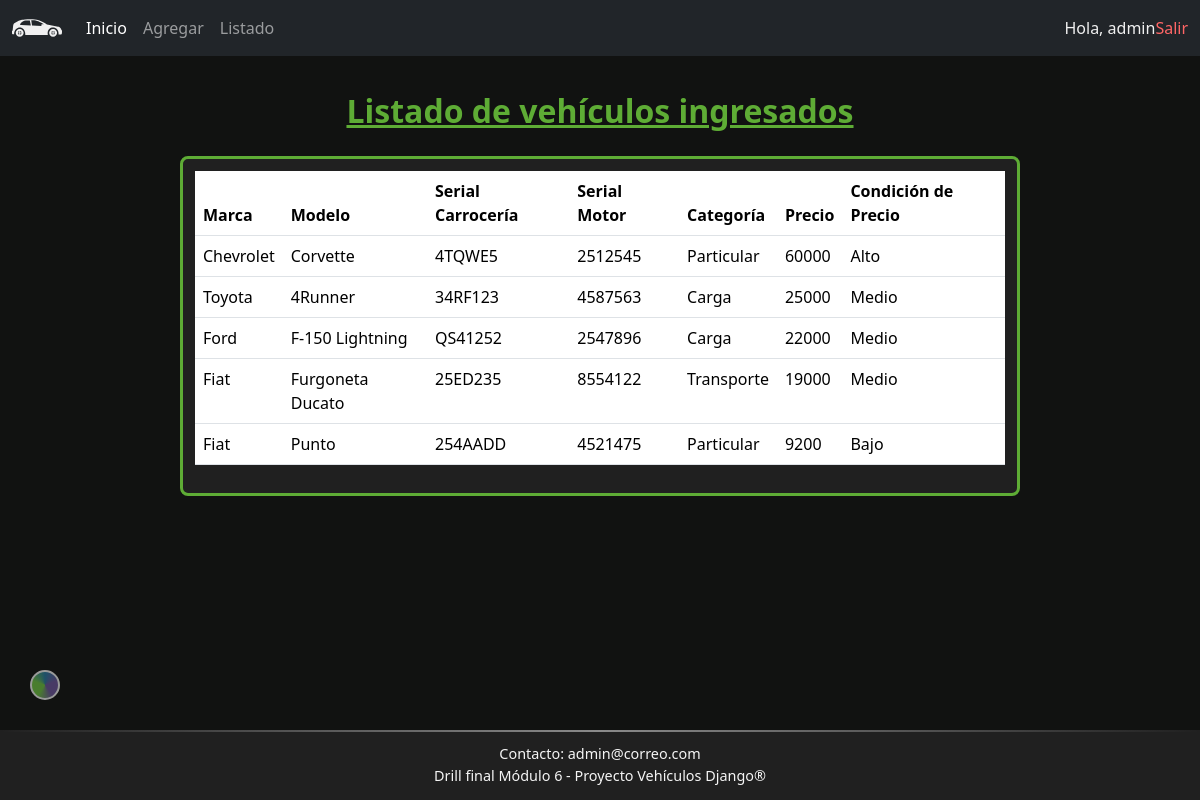
The page /vehiculo/list/ (signed in) on the database its author committed.
### vehiculo/models.py (models this page shows, shortened)
class VehiculoModel(models.Model):
    opMarca  = (
        ('Chevrolet', 'Chevrolet'),
        ('Fiat','Fiat'),
        ('Ford', 'Ford'),
        ('Toyota', 'Toyota'),
    )
    opCategoria = (
        ('Particular', 'Particular'),
        ('Transporte', 'Transporte'),
        ('Carga', 'Carga'),
    )
    marca = models.CharField(max_length=20, choices=opMarca)
    modelo = models.CharField(max_length=100)
    serial_carroceria = models.CharField(max_length=50)
    serial_motor = models.CharField(max_length=50)
    categoria = models.CharField(max_length=20, choices=opCategoria)
    precio = models.IntegerField()
    clasificacion = models.CharField(max_length=20, blank=True)
    imagen = models.ImageField(upload_to='vehiculos/', blank=True, null=True)
    fecha_creacion = models.DateTimeField(auto_now_add=True)
    fecha_modificacion = models.DateTimeField(auto_now=True)
    class Meta:
        verbose_name = "vehículo"
        verbose_name_plural = "vehículos"
        ordering = ["-fecha_creacion"]
        permissions = (
            ("visualizar_catalogo", "Visualizar Catálogo"),
        )

### vehiculo/views.py (the view)
# urls.py: path('vehiculo/list/', vehiculo_list, name='vehiculo_list'),
def vehiculo_list(request):
    if request.user.has_perm('vehiculo.visualizar_catalogo'):
        datos = VehiculoModel.objects.all()
        admin = User.objects.get(id=1)
        color = ColorModel.objects.get(id=1)
        context = {
            'datos': datos,
            'user_has_perm': request.user.has_perm('vehiculo.visualizar_catalogo'),
            'user_has_perm_2': request.user.has_perm('vehiculo.add_vehiculomodels'),
            'admin': admin,
            'color': color,
        }
        return render(request, 'vehiculo_list.html', context)
    elif request.user.is_authenticated == False:
        messages.warning(request, "Por favor, inicie sesión para ingresar al portal.")
        return HttpResponseRedirect('/login')
    else:
        return HttpResponseRedirect('/403')

### templates/vehiculo_list.html (shortened to what this page needs)
{% extends "index.html" %}
{% block content %}
<div class="contGeneral">
    {% if datos %}
        <h2 class="titulo">Listado de vehículos ingresados</h2>
        <div class="contTabla">
            <table class="table table-hover">
                <thead>
                    <tr class="tableTitles">
                        <th scope="col">Marca</th>
                        <th scope="col">Modelo</th>
                        <th scope="col">Serial Carrocería</th>
                        <th scope="col">Serial Motor</th>
                        <th scope="col">Categoría</th>
                        <th scope="col">Precio</th>
                        <th scope="col">Condición de Precio</th>
                    </tr>
                </thead>
                <tbody>
                    {% for dato in datos %}
                        <tr class="popoverTrigger" data-popover-id="{{ forloop.counter }}">
                            <td class="elemTabla">{{dato.marca}}</td>
                            <td class="elemTabla">{{dato.modelo}}</td>
                            <td class="elemTabla">{{dato.serial_carroceria}}</td>
                            <td class="elemTabla">{{dato.serial_motor}}</td>
                            <td class="elemTabla">{{dato.categoria}}</td>
                            <td class="elemTabla">{{dato.precio}}</td>
                            <td class="elemTabla">{{dato.clasificacion}}</td>
                        </tr>
                    {% endfor %}
                </tbody>
            </table>
        </div>
    {% else %}
        <h2 class="titulo noDec">No hay datos disponibles.</h2>
    {% endif %}
</div>
{% endblock %}

### templates/index.html (shortened to what this page needs)
{% extends 'base.html' %}
{% load static %}
{% block navbar %}
<nav class="navbar navbar-expand-lg navbar-dark bg-dark">
    <div class="container-fluid">
      <a class="navbar-brand"><img class="navbarIcon" src="{% static 'img/car-icon.svg' %}" alt="icono"></a>
      <div class="collapse navbar-collapse" id="navbarText">
        <ul class="navbar-nav me-auto mb-2 mb-lg-0">
          {% if user.is_authenticated %}
            <li class="nav-item">
              <a id="inicio" class="nav-link active" aria-current="page" href="/">Inicio</a>
            </li>
          {% endif %}
          {% if user_has_perm and user_has_perm_2 %}
              <li class="nav-item">
                <a id="agregar" class="nav-link" href="/vehiculo/add">Agregar</a>
              </li>
            {% endif %}
            {% if user_has_perm %}
              <li class="nav-item">
                <a id="listado" class="nav-link" href="/vehiculo/list">Listado</a>
              </li>
            {% endif %}
        </ul>
            {% if user.is_authenticated %}
              <div class="nav-item">
                <div class="nav-link userColor">Hola, {{user.username}}</div>
              </div>
              <div class="nav-item">
                <a class="nav-link logoutColor" href="/logout">Salir</a>
            {% else %}
              <div class="nav-item">
                <a class="nav-link loginColor" href="/login">Login</a>
              </div>
            {% endif %}
    </div>
  </nav>
  <button id="btnModoOscuro" class="btnModoOscuro"></button>
{% endblock %}
{% block footer %}
    <div class="contGeneral contFooter">
        <p>Contacto: {{admin.email}}</p>
        <p>Drill final Módulo 6 - Proyecto Vehículos Django&reg;</p>
    </div>
{% endblock %}

### templates/base.html (shortened to what this page needs)
<!DOCTYPE html>
<html lang="en">
<head>
    {% load static %}
    <link rel="stylesheet" type="text/css" href="{% static 'css/style.css' %}">
    {% load bootstrap5 %}
        {% bootstrap_css %}
</head>
<body>
    <div class="contBody">
        {% block navbar %}
        {% endblock navbar %}
        {% block content %}
        {% endblock content %}
        {% block footer %}
        {% endblock footer %}
    </div>
</body>
</html>

### static/css/style.css (style rules this page uses)
* { margin: 0; padding: 0; box-sizing: border-box; }
.contBody { position: relative; width: 100%; min-height: 100vh; background-color: var(--color1); }
.navbar-brand { height: 40px; }
.nav-link { max-width: fit-content; }
.navbarIcon { height: 50px; transform: scaleX(-1) translateY(-10px); }
.btnModoOscuro { position: fixed; bottom: 100px; left: 30px; width: 30px; height: 30px; border: 2px solid var(--color5); border-radius: 50%; opacity: 0; transition: 0.3s ease; }
#btnModoOscuro { background: conic-gradient(#287BA4, #6F569F, #6F569F, #71C544, #71C544, #287BA4); opacity: 0.6; z-index: 3; }
.titulo { font-weight: 600; color: var(--color2); margin-top: 3%; text-decoration: underline; }
.contGeneral { justify-content: center; align-items: center; display: flex; flex-direction: column; }
.contTabla { width: 70%; margin-top: 1.5%; margin-bottom: 8%; border: 3px solid var(--color2); border-radius: 8px; background-color: var(--color4); padding: 1%; }
.elemTabla { color: var(--color5); }
.tableTitles { color: var(--color2); }
.userColor { color: #f0f0f0 !important; }
#inicio, #agregar, #listado, .logoutColor, .loginColor { position: relative; }
#inicio::after, #agregar::after, #listado::after, .logoutColor::after, .loginColor::after { content: ""; width: 0%; height: 2px; background-color: #f5f5f5; position: absolute; bottom: 5px; left: 50%; transform: translateX(-50%); transition: 0.3s; opacity: 0; }
.logoutColor { color: #FF6666 !important; }
.logoutColor::after { background-color: #FF6666; }
.contFooter { width: 100%; background-color: var(--color4); color: var(--color5); height: 70px; position: absolute; bottom: 0; margin-top: 100px; }
.contFooter::before { content: ""; width: 100%; height: 2px; background: linear-gradient(90deg, transparent, var(--color5), transparent); opacity: 0.5; position: absolute; top: 0; }
.contFooter > p { margin: 0; font-size: 0.9rem; }

### rows shown on the page
VehiculoModel: marca "Chevrolet", modelo "Corvette", serial_carroceria "4TQWE5", serial_motor "2512545", categoria "Particular", precio "60000", clasificacion "Alto"
VehiculoModel: marca "Toyota", modelo "4Runner", serial_carroceria "34RF123", serial_motor "4587563", categoria "Carga", precio "25000", clasificacion "Medio"
VehiculoModel: marca "Ford", modelo "F-150 Lightning", serial_carroceria "QS41252", serial_motor "2547896", categoria "Carga", precio "22000", clasificacion "Medio"
VehiculoModel: marca "Fiat", modelo "Furgoneta Ducato", serial_carroceria "25ED235", serial_motor "8554122", categoria "Transporte", precio "19000", clasificacion "Medio"
VehiculoModel: marca "Fiat", modelo "Punto", serial_carroceria "254AADD", serial_motor "4521475", categoria "Particular", precio "9200", clasificacion "Bajo"

### other values the page prints
{{ user.username }} "admin"
{{ admin.email }} "admin@correo.com"
